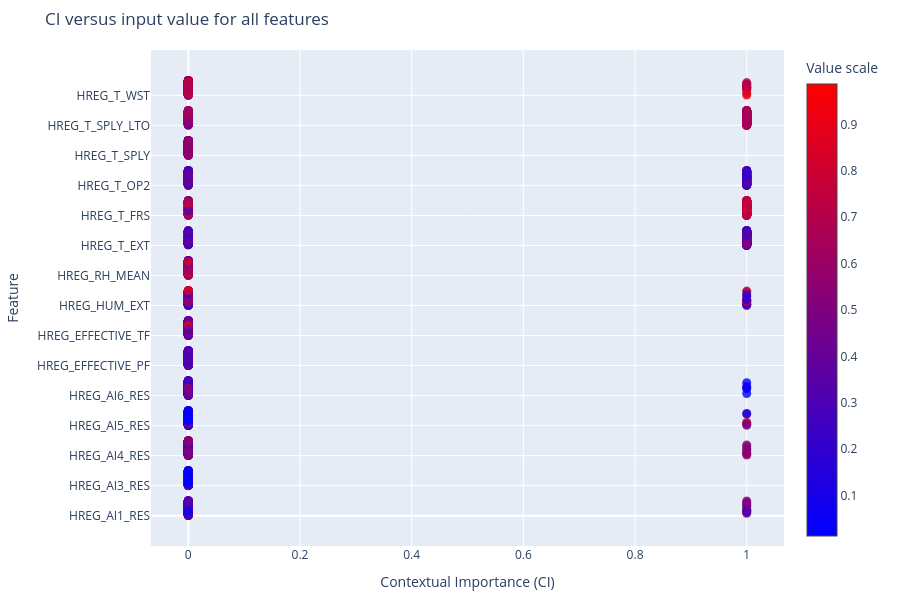

Notebook source saved alongside this figure:
### Code cell
fig = ciuplots.ciu_beeswarm(CIUres, legend_title='Value scale')
fig.update_layout(height=600, width=900, margin=dict(l=20, r=20, t=50, b=20))
fig.update_layout(
    title='CI versus input value for all features',
    xaxis=dict(title='Contextual Importance (CI)'),
    yaxis=dict(title='Feature'),
)
fig.show()

### Figure 1 — Plotly figure (JSON) as saved in the notebook; plotly's stock layout.template omitted (floating-point values rounded to 4 significant figures; data arrays with more than 128 entries replaced by an {"elided": "..."} marker saying what was removed)
{"data": [{"marker": {"color": {"elided": "330 float values"}, "colorbar": {"title": {"text": "Value scale"}}, "colorscale": [[0, "blue"], [1, "red"]], "opacity": 0.8, "size": 9}, "mode": "markers", "name": "HREG_AI1_RES", "type": "scatter", "x": {"elided": "330 int values"}, "y": {"elided": "4950 float values"}}, {"marker": {"color": {"elided": "330 float values"}, "colorscale": [[0, "blue"], [1, "red"]], "opacity": 0.8, "size": 9}, "mode": "markers", "name": "HREG_AI3_RES", "type": "scatter", "x": {"elided": "330 int values"}, "y": {"elided": "4950 float values"}}, {"marker": {"color": {"elided": "330 float values"}, "colorscale": [[0, "blue"], [1, "red"]], "opacity": 0.8, "size": 9}, "mode": "markers", "name": "HREG_AI4_RES", "type": "scatter", "x": {"elided": "330 int values"}, "y": {"elided": "4950 float values"}}, {"marker": {"color": {"elided": "330 float values"}, "colorscale": [[0, "blue"], [1, "red"]], "opacity": 0.8, "size": 9}, "mode": "markers", "name": "HREG_AI5_RES", "type": "scatter", "x": {"elided": "330 int values"}, "y": {"elided": "4950 float values"}}, {"marker": {"color": {"elided": "330 float values"}, "colorscale": [[0, "blue"], [1, "red"]], "opacity": 0.8, "size": 9}, "mode": "markers", "name": "HREG_AI6_RES", "type": "scatter", "x": {"elided": "330 int values"}, "y": {"elided": "4950 float values"}}, {"marker": {"color": {"elided": "330 float values"}, "colorscale": [[0, "blue"], [1, "red"]], "opacity": 0.8, "size": 9}, "mode": "markers", "name": "HREG_EFFECTIVE_PF", "type": "scatter", "x": {"elided": "330 int values"}, "y": {"elided": "4950 float values"}}, {"marker": {"color": {"elided": "330 float values"}, "colorscale": [[0, "blue"], [1, "red"]], "opacity": 0.8, "size": 9}, "mode": "markers", "name": "HREG_EFFECTIVE_TF", "type": "scatter", "x": {"elided": "330 int values"}, "y": {"elided": "4950 float values"}}, {"marker": {"color": {"elided": "330 float values"}, "colorscale": [[0, "blue"], [1, "red"]], "opacity": 0.8, "size": 9}, "mode": "markers", "name": "HREG_HUM_EXT", "type": "scatter", "x": {"elided": "330 int values"}, "y": {"elided": "4950 float values"}}, {"marker": {"color": {"elided": "330 float values"}, "colorscale": [[0, "blue"], [1, "red"]], "opacity": 0.8, "size": 9}, "mode": "markers", "name": "HREG_RH_MEAN", "type": "scatter", "x": {"elided": "330 int values"}, "y": {"elided": "4950 float values"}}, {"marker": {"color": {"elided": "330 float values"}, "colorscale": [[0, "blue"], [1, "red"]], "opacity": 0.8, "size": 9}, "mode": "markers", "name": "HREG_T_EXT", "type": "scatter", "x": {"elided": "330 int values"}, "y": {"elided": "4950 float values"}}, {"marker": {"color": {"elided": "330 float values"}, "colorscale": [[0, "blue"], [1, "red"]], "opacity": 0.8, "size": 9}, "mode": "markers", "name": "HREG_T_FRS", "type": "scatter", "x": {"elided": "330 int values"}, "y": {"elided": "4950 float values"}}, {"marker": {"color": {"elided": "330 float values"}, "colorscale": [[0, "blue"], [1, "red"]], "opacity": 0.8, "size": 9}, "mode": "markers", "name": "HREG_T_OP2", "type": "scatter", "x": {"elided": "330 int values"}, "y": {"elided": "4950 float values"}}, {"marker": {"color": {"elided": "330 float values"}, "colorscale": [[0, "blue"], [1, "red"]], "opacity": 0.8, "size": 9}, "mode": "markers", "name": "HREG_T_SPLY", "type": "scatter", "x": {"elided": "330 int values"}, "y": {"elided": "4950 float values"}}, {"marker": {"color": {"elided": "330 float values"}, "colorscale": [[0, "blue"], [1, "red"]], "opacity": 0.8, "size": 9}, "mode": "markers", "name": "HREG_T_SPLY_LTO", "type": "scatter", "x": {"elided": "330 int values"}, "y": {"elided": "4950 float values"}}, {"marker": {"color": {"elided": "330 float values"}, "colorscale": [[0, "blue"], [1, "red"]], "opacity": 0.8, "size": 9}, "mode": "markers", "name": "HREG_T_WST", "type": "scatter", "x": {"elided": "330 int values"}, "y": {"elided": "4950 float values"}}], "layout": {"coloraxis": {"showscale": true}, "height": 600, "legend": {"title": {"text": "My Legend Title"}}, "margin": {"b": 20, "l": 20, "r": 20, "t": 50}, "showlegend": false, "title": {"text": "CI versus input value for all features"}, "width": 900, "xaxis": {"title": {"text": "Contextual Importance (CI)"}}, "yaxis": {"ticktext": ["HREG_AI1_RES", "HREG_AI3_RES", "HREG_AI4_RES", "HREG_AI5_RES", "HREG_AI6_RES", "HREG_EFFECTIVE_PF", "HREG_EFFECTIVE_TF", "HREG_HUM_EXT", "HREG_RH_MEAN", "HREG_T_EXT", "HREG_T_FRS", "HREG_T_OP2", "HREG_T_SPLY", "HREG_T_SPLY_LTO", "HREG_T_WST"], "tickvals": [0, 1, 2, 3, 4, 5, 6, 7, 8, 9, 10, 11, 12, 13, 14], "title": {"text": "Feature"}}}}
